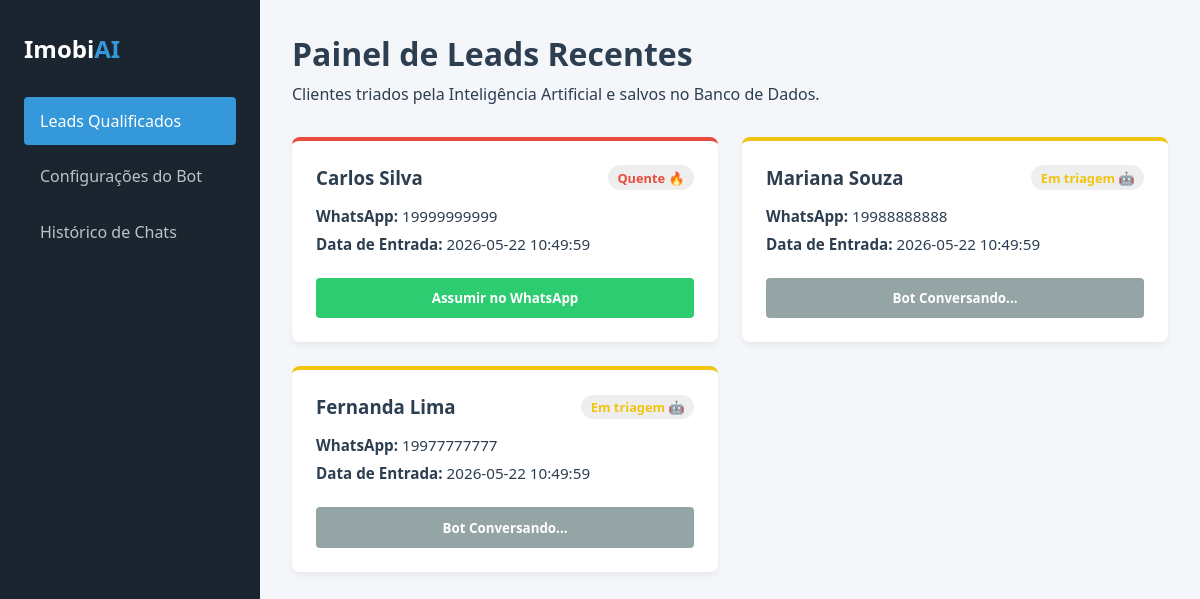
The page / on the database its author committed.
### tables this page shows
CREATE TABLE leads (
            id INTEGER PRIMARY KEY AUTOINCREMENT,
            nome TEXT NOT NULL,
            telefone TEXT,
            status TEXT DEFAULT 'progress', -- 'hot' ou 'progress'
            data_criacao TIMESTAMP DEFAULT CURRENT_TIMESTAMP
        );

### app.py (the view)
@app.get("/")
async def serve_dashboard(request: Request):
    conn = get_db_connection()
    leads = conn.execute("SELECT * FROM leads ORDER BY data_criacao DESC").fetchall()
    config = conn.execute("SELECT prompt_sistema FROM bot_config ORDER BY id DESC LIMIT 1").fetchone()
    prompt_atual = config['prompt_sistema'] if config else "Sem prompt configurado."
    historico = conn.execute("""
        SELECT h.*, l.nome as lead_nome
        FROM chat_history h
        JOIN leads l ON h.lead_id = l.id
        ORDER BY h.data_envio DESC
    """).fetchall()
    conn.close()
    return templates.TemplateResponse(
        request=request,
        name="index.html",
        context={"leads": leads, "prompt_atual": prompt_atual, "historico": historico}
    )

### templates/index.html (shortened to what this page needs)
<!DOCTYPE html>
<html lang="pt-BR">
<head>
    <link rel="stylesheet" href="/static/style.css?v=1.2">
</head>
<body>
    <div class="dashboard-container">
        <aside class="sidebar">
            <h2>Imobi<span>AI</span></h2>
            <nav>
                <a href="#" id="menu-leads" class="nav-link active" onclick="switchTab('leads')">Leads Qualificados</a>
                <a href="#" id="menu-config" class="nav-link" onclick="switchTab('config')">Configurações do Bot</a>
                <a href="#" id="menu-historico" class="nav-link" onclick="switchTab('historico')">Histórico de Chats</a>
            </nav>
        </aside>
        <main class="main-content">
            <section id="section-leads" class="tab-content active-content">
                <header>
                    <h1>Painel de Leads Recentes</h1>
                    <p>Clientes triados pela Inteligência Artificial e salvos no Banco de Dados.</p>
                </header>
                <div class="leads-grid">
                    {% for lead in leads %}
                    <div class="lead-card status-{{ lead.status }}">
                        <div class="card-header">
                            <h3>{{ lead.nome }}</h3>
                            {% if lead.status == 'hot' %}
                                <span class="badge" style="color: #e74c3c;">Quente 🔥</span>
                            {% else %}
                                <span class="badge" style="color: #f1c40f;">Em triagem 🤖</span>
                            {% endif %}
                        </div>
                        <div class="card-body">
                            <p><strong>WhatsApp:</strong> {{ lead.telefone }}</p>
                            <p><strong>Data de Entrada:</strong> {{ lead.data_criacao }}</p>
                        </div>
                        {% if lead.status == 'hot' %}
                            <button class="btn-action">Assumir no WhatsApp</button>
                        {% else %}
                            <button class="btn-action secondary" disabled>Bot Conversando...</button>
                        {% endif %}
                    </div>
                    {% else %}
                    <p>Nenhum lead encontrado no banco de dados.</p>
                    {% endfor %}
                </div>
            </section>
        </main>
    </div>
</body>
</html>

### static/style.css (style rules this page uses)
:root { --bg-primary: #f4f6f9; --bg-card: #ffffff; --text-main: #2c3e50; --color-accent: #3498db; --color-hot: #e74c3c; --color-progress: #f1c40f; }
* { margin: 0; padding: 0; box-sizing: border-box; font-family: 'Segoe UI', Tahoma, Geneva, Verdana, sans-serif; }
body { background-color: var(--bg-primary); color: var(--text-main); }
.dashboard-container { display: flex; min-height: 100vh; }
.sidebar { width: 260px; background-color: #1a252f; color: white; padding: 2rem 1.5rem; }
.sidebar h2 { margin-bottom: 2rem; font-size: 1.5rem; }
.sidebar h2 span { color: var(--color-accent); }
.sidebar nav a { display: block; color: #bdc3c7; text-decoration: none; padding: 0.8rem 1rem; margin-bottom: 0.5rem; border-radius: 4px; transition: 0.3s; }
.sidebar nav a:hover, .sidebar nav a.active { background-color: var(--color-accent); color: white; }
.main-content { flex: 1; padding: 2rem; }
header { margin-bottom: 2rem; }
header h1 { font-size: 2rem; margin-bottom: 0.5rem; }
.leads-grid { display: grid; grid-template-columns: repeat(auto-fill, minmax(300px, 1fr)); gap: 1.5rem; }
.lead-card { background: var(--bg-card); border-radius: 8px; padding: 1.5rem; box-shadow: 0 4px 6px rgba(0,0,0,0.05); display: flex; flex-direction: column; justify-content: space-between; border-top: 4px solid #ccc; }
.lead-card.status-hot { border-top-color: var(--color-hot); }
.lead-card.status-progress { border-top-color: var(--color-progress); }
.card-header { display: flex; justify-content: space-between; align-items: center; margin-bottom: 1rem; }
.badge { font-size: 0.8rem; padding: 0.2rem 0.6rem; border-radius: 20px; background: #eee; font-weight: bold; }
.card-body p { margin-bottom: 0.5rem; font-size: 0.95rem; }
.btn-action { width: 100%; padding: 0.7rem; background-color: #2ecc71; border: none; color: white; font-weight: bold; border-radius: 4px; cursor: pointer; margin-top: 1rem; transition: 0.2s; }
.btn-action.secondary { background-color: #95a5a6; cursor: not-allowed; }
.tab-content { display: none; }
.tab-content.active-content { display: block; }

### rows shown on the page
leads: nome "Carlos Silva", status "Quente 🔥", telefone "19999999999", data_criacao "2026-05-22 10:49:59"
leads: nome "Mariana Souza", status "Em triagem 🤖", telefone "19988888888", data_criacao "2026-05-22 10:49:59"
leads: nome "Fernanda Lima", status "Em triagem 🤖", telefone "19977777777", data_criacao "2026-05-22 10:49:59"
